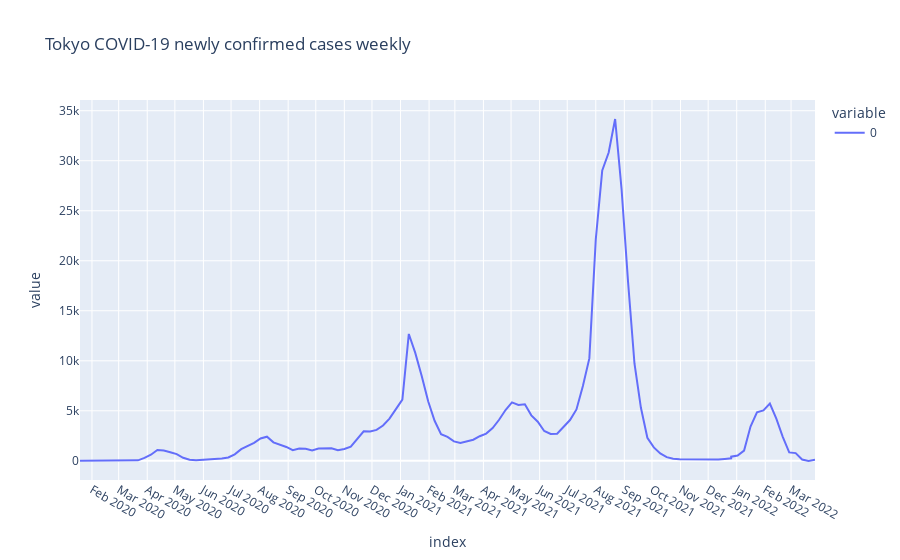

Write notebook code for a chart like this one.
### Code cell
ts_forecast = result.predict(start=df_gr.index[-1], end=df_gr.index[-1]+relativedelta(months=3))
#display(ts_forecast[:10])

fig = px.line(pd.concat([df_gr.Tokyo, ts_forecast]), title='Tokyo COVID-19 newly confirmed cases weekly')
fig.update_layout({
    'xaxis': {
        'dtick': 'M1'
    }
})
fig.show()
